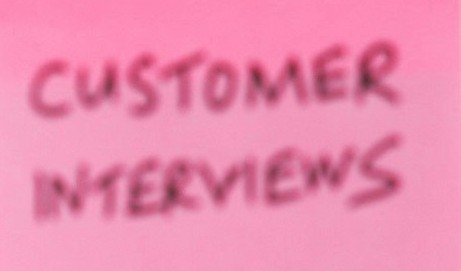
%> input picture 0303/handwrite03.jpg, 461 x 271 px
$ octave S11159020_03.m   (GNU Octave 9; MATLAB toolbox functions it lacks are replaced by stand-ins)
%> lines starting %> are read from the running program, lines starting %| are printed output that depends on the picture; in (x1, y1, x2, y2) boxes, pixels count from 0 and x2, y2 are one past the last pixel; in counts of white or black regions, pixels touching at a corner belong together; the program's own positions count from 1
% 2025/03/03 DIP Homework

clear all; % clean all memory
close all; % close all opened figures

RGB=imread("handwrite03.jpg");
%> RGB is the input picture: size 271x461x3 uint8; mean R, G, B 236.5, 138.8, 175.5
figure;
subplot(1,2,1);
imshow(RGB);
title('Original');

% mapping RGB color to grayscale
Gray = rgb2gray(RGB);
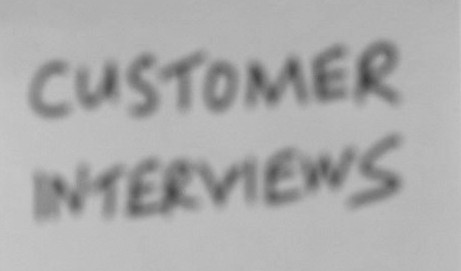
%> Gray: size 271x461 uint8; min 61, max 200, mean 172.2
rgb_adjusted = imadjust(Gray, stretchlim(Gray, [0.02, 0.85]), []);
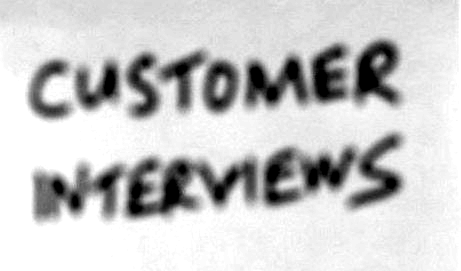
%> rgb_adjusted: size 271x461 uint8; min 0, max 255, mean 202.3
black_img = im2bw(rgb_adjusted, 0.5);
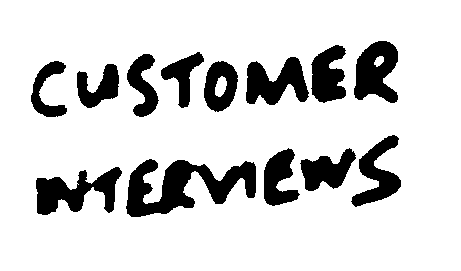
%> black_img: size 271x461 logical; 83.7% white; 13 black regions, largest, box (x1, y1, x2, y2) and area: (126, 159, 256, 217) 3797, (36, 167, 122, 215) 2128, (354, 41, 398, 103) 1876

subplot(1,2,2);
imshow(black_img);
title("Adjusted");

% write images into another new file
imwrite(black_img, 'S11159020_03.jpg');

$ run again, with 0303/handwrite01.jpg copied over 0303/handwrite03.jpg
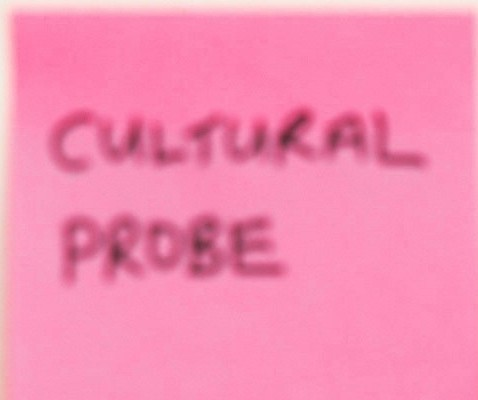
%> input picture 0303/handwrite01.jpg, 478 x 400 px
%> RGB is the input picture: size 400x478x3 uint8; mean R, G, B 246.2, 140.2, 179
%> `Gray = rgb2gray(RGB);`:
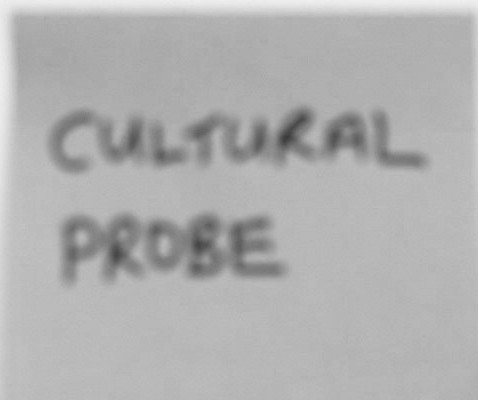
%> Gray: size 400x478 uint8; min 60, max 240, mean 176.3
%> `black_img = im2bw(rgb_adjusted, 0.5);`:
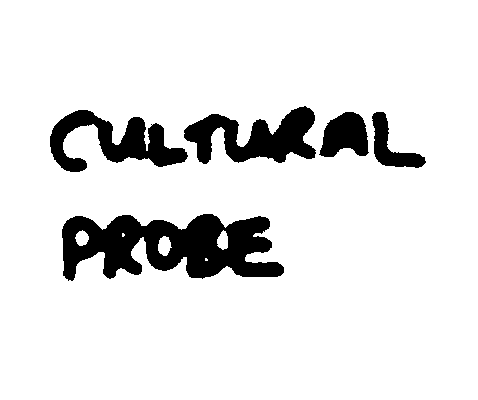
%> black_img: size 400x478 logical; 89.4% white; 5 black regions, box (x1, y1, x2, y2) and area: (62, 214, 284, 281) 9436, (184, 106, 316, 164) 4123, (50, 110, 188, 172) 3833, (319, 112, 369, 157) 1594, (372, 112, 426, 168) 1194

$ run again, with 0303/handwrite02.jpg copied over 0303/handwrite03.jpg
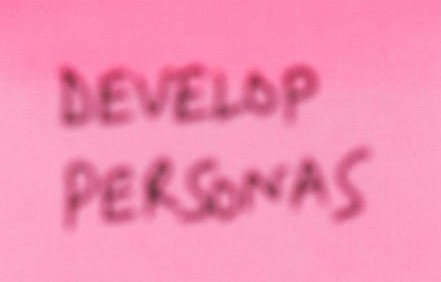
%> input picture 0303/handwrite02.jpg, 441 x 282 px
%> RGB is the input picture: size 282x441x3 uint8; mean R, G, B 244, 142.4, 180.5
%> `Gray = rgb2gray(RGB);`:
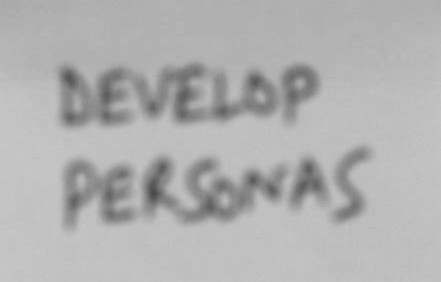
%> Gray: size 282x441 uint8; min 74, max 199, mean 177.1
%> `black_img = im2bw(rgb_adjusted, 0.5);`:
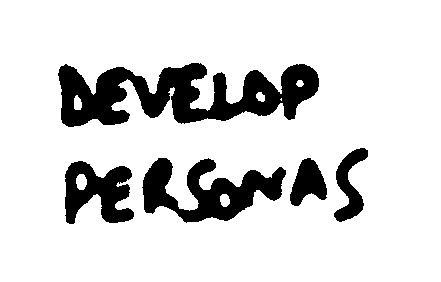
%> black_img: size 282x441 logical; 84.9% white; 5 black regions, box (x1, y1, x2, y2) and area: (58, 63, 319, 127) 9301, (142, 158, 286, 223) 4566, (65, 161, 134, 224) 2670, (334, 148, 368, 222) 1162, (290, 158, 327, 206) 1094
